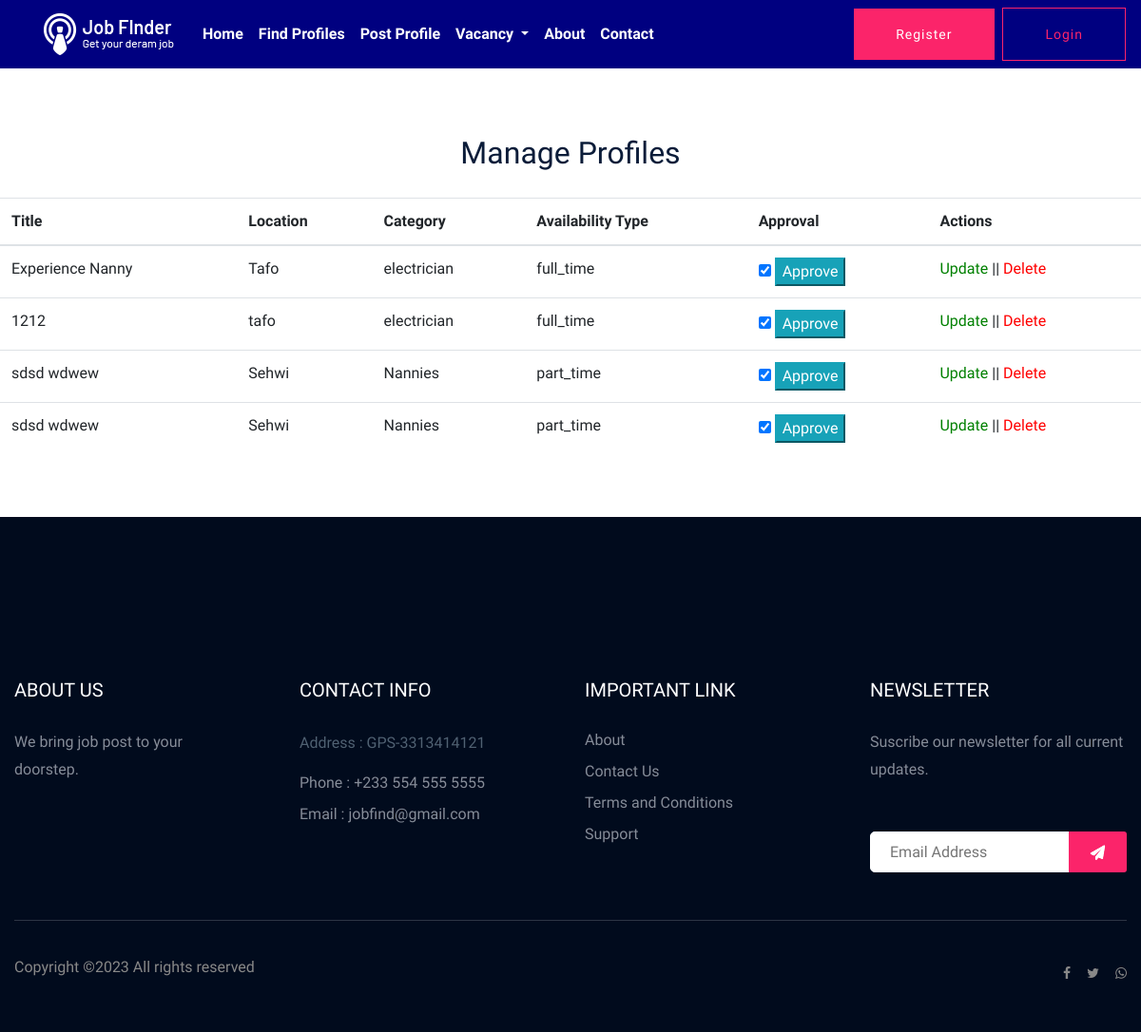
Page /manage_profiles/ on the committed database.
### app/models.py (models this page shows, shortened)
class PostProfile(models.Model):
    name = models.CharField(max_length=200)
    title = models.CharField(max_length=200)
    location = models.CharField(max_length=100)
    category = models.ForeignKey(Category, on_delete=models.CASCADE)
    REGIONS_CHOICES = [
    ('ashanti', 'Ashanti Region'),
    ('brong', 'Brong Region'),
    ('central', 'Central Region '),
    ('eastern', 'Eastern Region '),
    ('greater_accra', 'Greater Accra Region'),
    ('northern', 'Northern Region '),
    ('savannah', 'Savannah Region '),
    ('north_east', 'North-East Region '),
    ('upper_east', 'Upper East Region '),
    ('bono_east', 'Bono East Region '),
    ('ahafo', 'Ahafo Region '),
    ('oti', 'Oti Region '),
    ('volta', 'Volta Region'),
    ('western', 'Western Region'),
    ('western_north', 'Western North Region'),
    ('upper_west', 'Upper West Region '),
]
    GENDER = [
        ('Male', 'Male'),
        ('Female', 'Female'),
        ('Other', 'Other'),
    ]
    EDU_LEVEL = [
        ('JHS', 'JHS'),
        ('SHS', 'SHS'),
        ('Tertiary', 'Tertiary'),
        ('None', 'None'),
        ('Other', 'Other'),
    ]
    AVAILABILITY_CHOICES = [
        ('full_time', 'Full Time'),
        ('part_time', 'Part Time'),
    ]
    availability_type = models.CharField(max_length=20, choices=AVAILABILITY_CHOICES)
    age = models.IntegerField()
    sex = models.CharField(max_length=20, choices=GENDER)
    region = models.CharField(max_length=20, choices=REGIONS_CHOICES)
    charges = models.DecimalField(max_digits=10, decimal_places=2, null=True, blank=True)
    education_level = models.CharField(max_length=20, choices=EDU_LEVEL)
    phone_number = models.CharField(max_length=20, null=True, blank=True)
    email = models.EmailField(null=True, blank=True)
    sample_works = models.ImageField(upload_to='sample_works/', null=True, blank=True)
    description = models.TextField()
    skills_abilities = models.TextField()
    date_posted = models.DateField(auto_created=True,default=timezone.now)
    is_approved = models.BooleanField(default=False)

class Category(models.Model):
    name = models.CharField(max_length=100)
    def __str__(self):
        return self.name

### app/views.py (the view)
# urls.py: path('manage_profiles/', views.manage_profiles, name='manage_profiles'),
def manage_profiles(request):
    show_approved = request.GET.get('show_approved')
    if show_approved:
        profiles = PostProfile.objects.filter(is_approved=True)
    else:
        profiles = PostProfile.objects.all()
    context = {'profiles': profiles}
    return render(request, 'manage_profiles.html', context)

### app/templates/manage_profiles.html (shortened to what this page needs)
{% extends 'base.html' %}
{% block content %}
<div class="container" style="padding: 50px 0px">
    <h2 class="text-center" style="padding: 20px 0px">Manage Profiles</h2>
    <table class="table">
        <thead>
            <tr>
                <th>Title</th>
                <th>Location</th>
                <th>Category</th>
                <th>Availability Type</th>
                <th>Approval</th>
                <th>Actions</th>
            </tr>
        </thead>
        <tbody>
            {% for profile in profiles %}
            <tr>
                <td>{{ profile.title }}</td>
                <td>{{ profile.location }}</td>
                <td>{{ profile.category }}</td>
                <td>{{ profile.availability_type }}</td>
                <td>
                    <form method="post" action="{% url 'approve_profile' profile.pk %}">
                        <input type="checkbox" name="approved" {% if profile.is_approved %}checked{% endif %}>
                        <button class="btn-info" type="submit">Approve</button>
                    </form>
                </td>
                <td>
                    <a style="color:green" href="{% url 'update_profile' profile.pk %}" >Update</a> ||
                    <a style="color:red" href="{% url 'delete_profile' profile.pk %}" >Delete</a>
                </td>
            </tr>
            {% endfor %}
        </tbody>
    </table>
</div>
{% endblock %}

### rows in the picture
PostProfile: title "Experience Nanny", location "Tafo", category "electrician", availability_type "full_time", is_approved "☑"
PostProfile: title "1212", location "tafo", category "electrician", availability_type "full_time", is_approved "☑"
PostProfile: title "sdsd wdwew", location "Sehwi", category "Nannies", availability_type "part_time", is_approved "☑"
PostProfile: title "sdsd wdwew", location "Sehwi", category "Nannies", availability_type "part_time", is_approved "☑"
